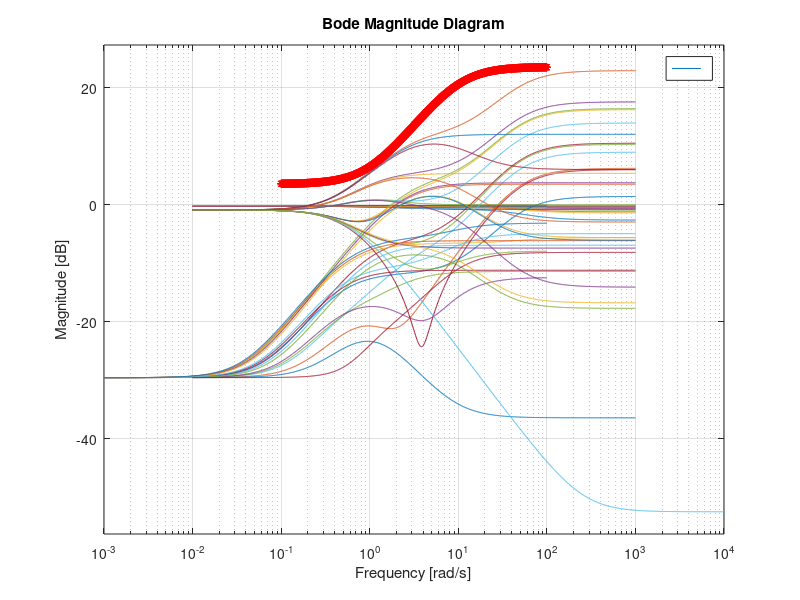

Write the MATLAB code that produced this figure.
clc;
clear
close all

s=tf('s')
G0=(210.5/(0.06*s+1))*(1/(0.7*s+1))*(1/(1.5*s+1));
figure
for KF=7:196.5:400
    for TA=0.02:0.04:0.1
        for TE=0.4:0.3:1
            for TG=1:1:2
                G=(KF/(TA*s+1))*(1/(TE*s+1))*(1/(TG*s+1));
                W=(G/G0)-1;
                bodemag(W)
                hold on
            end
        end
    end
end
hold on
bodemag(15*(s+1)/(s+10),'*r')

